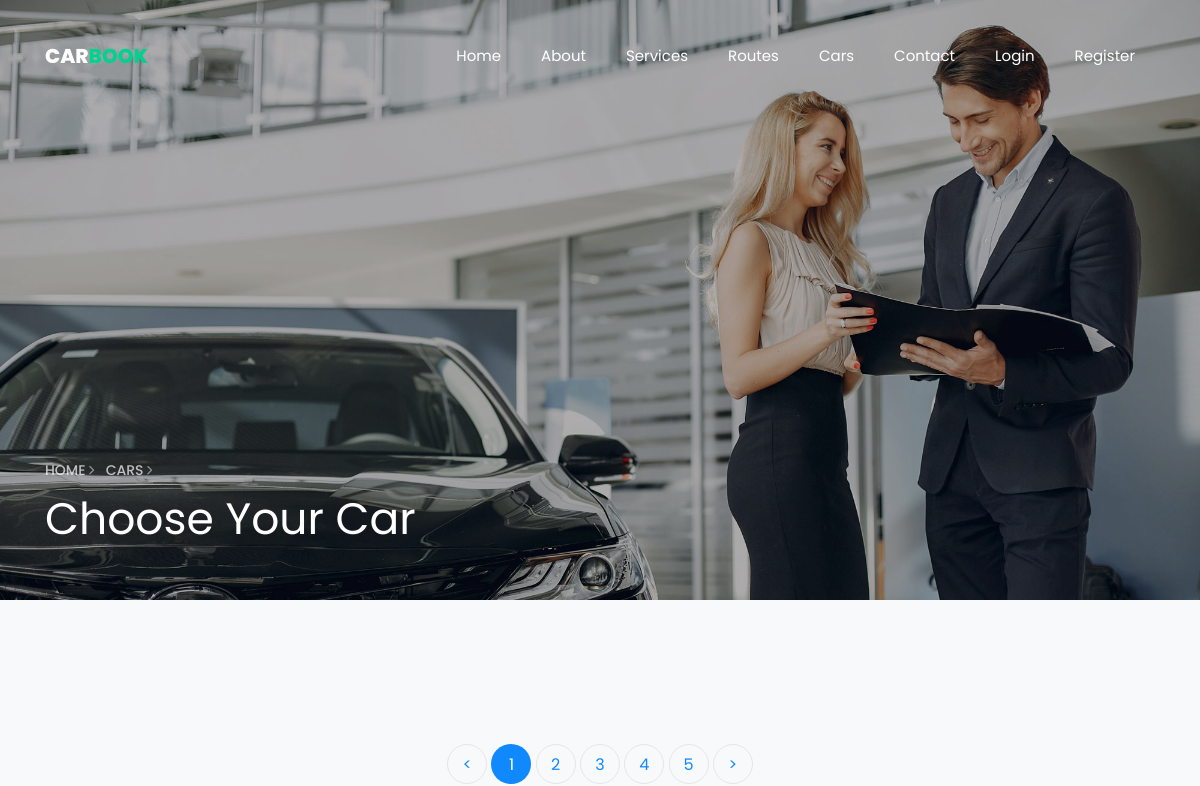
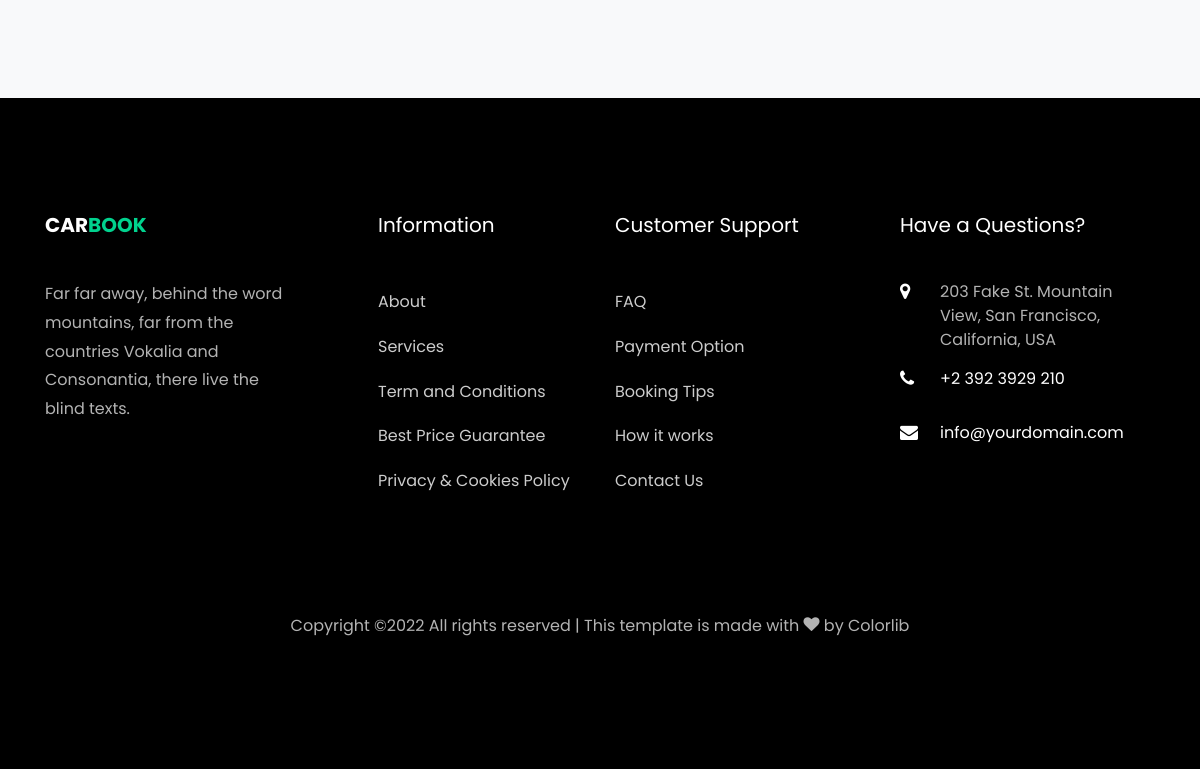
The app's page /Cars/, older data (2 pictures, top to bottom).
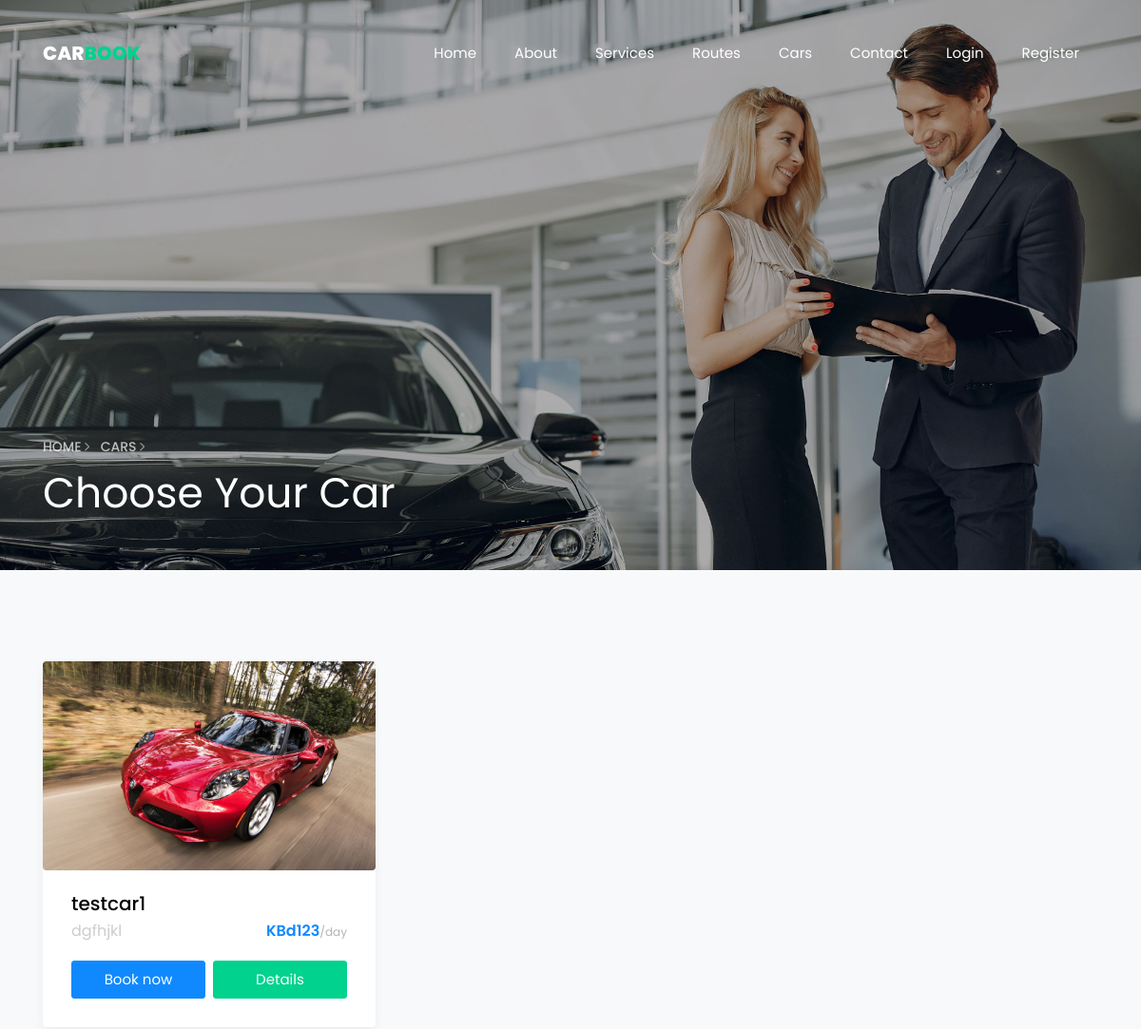
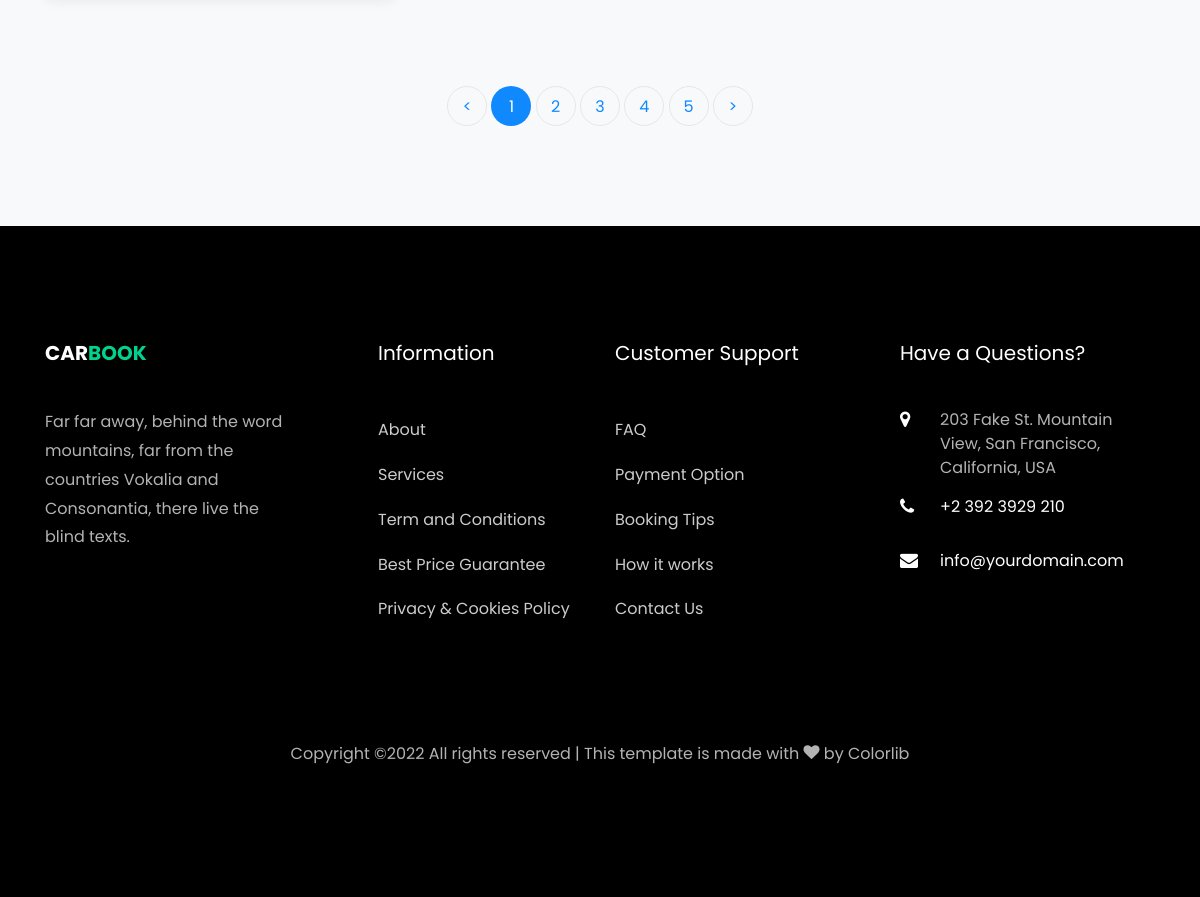
The same page, newer data (2 pictures, top to bottom).
### core/models.py (models this page shows, shortened)
class Car(models.Model):
    name = models.CharField(max_length=200)
    image = models.ImageField()
    description = models.CharField(max_length=300)
    capacity = models.PositiveIntegerField()
    plate_no = models.CharField(max_length=100)
    fuel = models.CharField(max_length=100, choices=Fuel_Choices)
    Transmission = models.CharField(max_length=100, choices=Transmission_Choices)
    booked = models.BooleanField(default=False)
    class Meta:
        verbose_name_plural = 'Cars'

### core/views.py (the view)
# urls.py: path('Cars/', Cars.as_view(), name="Cars"),
class Cars(TemplateView):
    template_name = 'car.html'
    def get_context_data(self, **kwargs):
        context = super().get_context_data(**kwargs)
        context['car'] = Car.objects.all()
        return context

### templates/car.html (shortened to what this page needs)
{% extends 'index.html' %}
{% load static %}
    {% block content %}
    <section class="hero-wrap hero-wrap-2 js-fullheight" style="background-image: url({% static 'images/bg_3.jpg' %});" data-stellar-background-ratio="0.5">
      <div class="overlay"></div>
      <div class="container">
        <div class="row no-gutters slider-text js-fullheight align-items-end justify-content-start">
          <div class="col-md-9 ftco-animate pb-5">
          	<p class="breadcrumbs"><span class="mr-2"><a href="index.html">Home <i class="ion-ios-arrow-forward"></i></a></span> <span>Cars <i class="ion-ios-arrow-forward"></i></span></p>
            <h1 class="mb-3 bread">Choose Your Car</h1>
          </div>
        </div>
      </div>
    </section>
		<section class="ftco-section bg-light">
    	<div class="container">
    		<div class="row">
                {% for car in car %}
    			<div class="col-md-4">
    				<div class="car-wrap rounded ftco-animate">
    					<div class="img rounded d-flex align-items-end" style="background-image: url('{{ car.image.url }}');">
    					</div>
    					<div class="text">
    						<h2 class="mb-0"><a href="car-single.html">{{ car.name }}</a></h2>
    						<div class="d-flex mb-3">
	    						<span class="cat">{{ car.description }}</span>
	    						<p class="price ml-auto">{{car.plate_no}}<span>/day</span></p>
    						</div>
    						<p class="d-flex mb-0 d-block"><a href="#" class="btn btn-primary py-2 mr-1">Book now</a> <a href="{% url 'CarDetail' car.id %}" class="btn btn-secondary py-2 ml-1">Details</a></p>
    					</div>
    				</div>
    			</div>
                {% endfor %}
    		</div>
    		<div class="row mt-5">
          <div class="col text-center">
            <div class="block-27">
              <ul>
                <li><a href="#">&lt;</a></li>
                <li class="active"><span>1</span></li>
                <li><a href="#">2</a></li>
                <li><a href="#">3</a></li>
                <li><a href="#">4</a></li>
                <li><a href="#">5</a></li>
                <li><a href="#">&gt;</a></li>
              </ul>
            </div>
          </div>
        </div>
    	</div>
    </section>
  {% endblock %}

Row changes from the older to the newer data that the page shows:
added Car: image (picture), name "testcar1", description "dgfhjkl", plate_no "KBd123"
